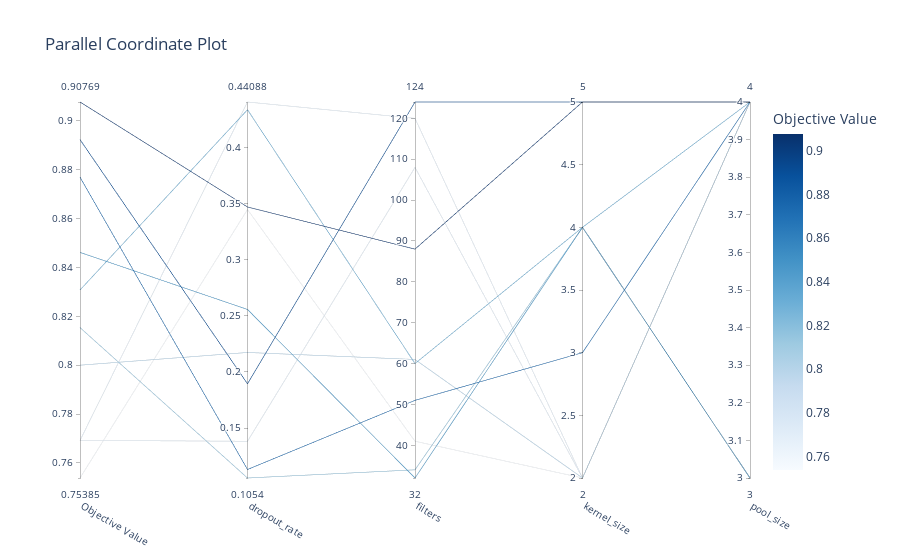

Notebook code cell kept with this figure:
### Code cell
best_params=optimize_model2(X_train_arr, y_train_arr, X_valid_arr, y_valid_arr)

### Figure 1 — Plotly figure (JSON) as saved in the notebook; plotly's stock layout.template omitted (floating-point values rounded to 4 significant figures)
{"data": [{"dimensions": [{"label": "Objective Value", "range": [0.7538, 0.9077], "values": [0.8462, 0.8308, 0.8769, 0.8923, 0.9077, 0.7538, 0.8154, 0.7692, 0.7692, 0.8]}, {"label": "dropout_rate", "range": [0.1054, 0.4409], "values": [0.2558, 0.434, 0.113, 0.1895, 0.3472, 0.3449, 0.1054, 0.4409, 0.1382, 0.2174]}, {"label": "filters", "range": [32, 124], "values": [32, 60, 51, 124, 88, 41, 34, 120, 108, 61]}, {"label": "kernel_size", "range": [2, 5], "values": [4, 4, 3, 5, 5, 2, 4, 2, 2, 2]}, {"label": "pool_size", "range": [3, 4], "values": [3, 4, 4, 4, 4, 4, 3, 4, 4, 4]}], "labelangle": 30, "labelside": "bottom", "line": {"color": [0.8462, 0.8308, 0.8769, 0.8923, 0.9077, 0.7538, 0.8154, 0.7692, 0.7692, 0.8], "colorbar": {"title": {"text": "Objective Value"}}, "colorscale": [[0, "rgb(247,251,255)"], [0.125, "rgb(222,235,247)"], [0.25, "rgb(198,219,239)"], [0.375, "rgb(158,202,225)"], [0.5, "rgb(107,174,214)"], [0.625, "rgb(66,146,198)"], [0.75, "rgb(33,113,181)"], [0.875, "rgb(8,81,156)"], [1, "rgb(8,48,107)"]], "reversescale": false, "showscale": true}, "type": "parcoords"}], "layout": {"title": {"text": "Parallel Coordinate Plot"}}}
